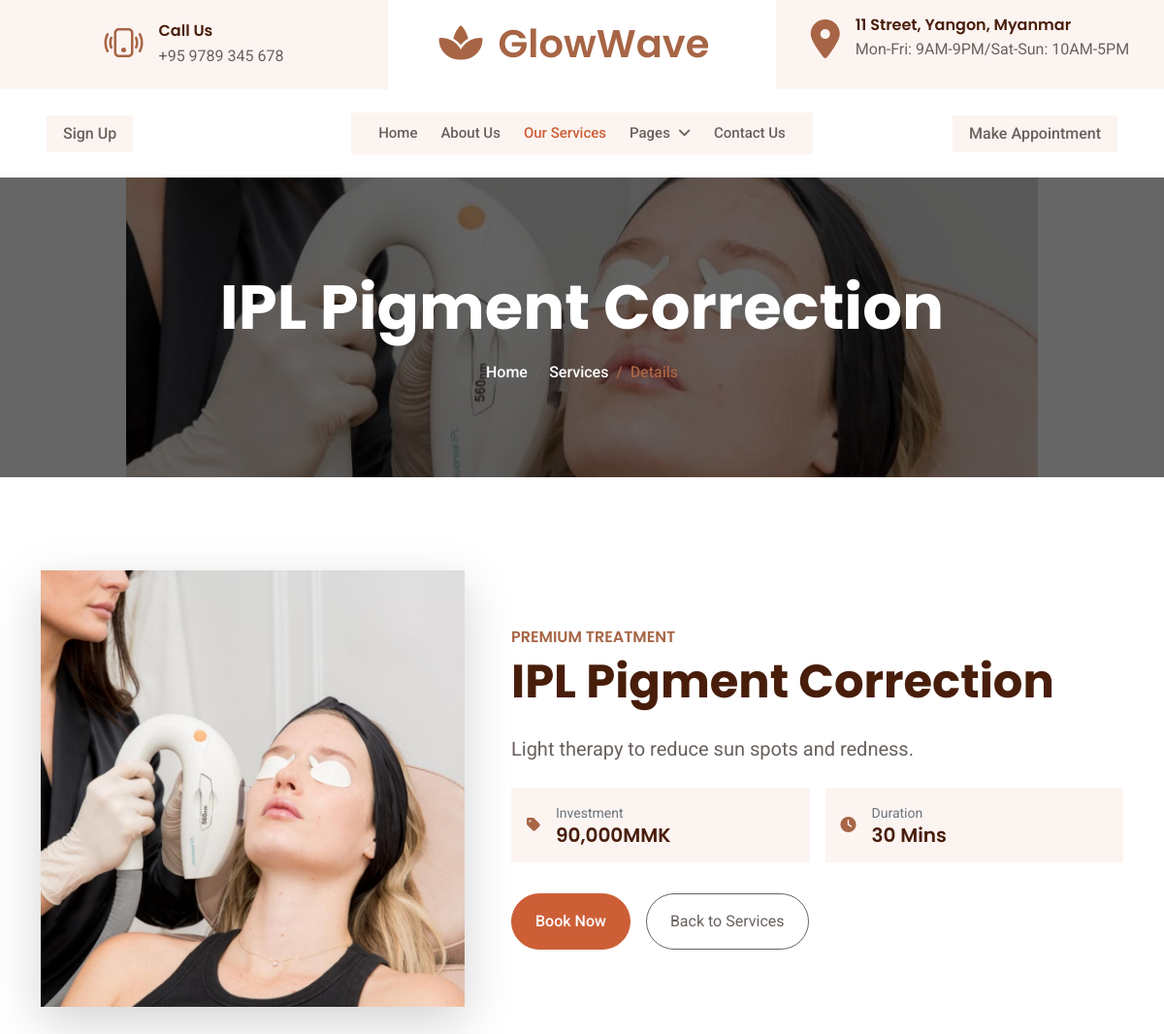
Page /pages/service-details.php?id=6 on the committed database.
### tables this page shows
CREATE TABLE `treatment` (
  `treatmentID` int(11) NOT NULL,
  `treatmentName` varchar(150) NOT NULL,
  `categoryID` int(11) NOT NULL,
  `price` decimal(10,2) NOT NULL,
  `duration` varchar(50) NOT NULL,
  `description` text DEFAULT NULL,
  `image` varchar(255) DEFAULT NULL
);

### pages/service-details.php (the view, shortened to what this page needs)
<?php
include("connect.php");
if (isset($_GET['id'])) {
    $tID = mysqli_real_escape_string($connect, $_GET['id']);
    $today = date('Y-m-d');
    $sql = "SELECT t.*, MAX(p.discountRate) as discountRate
            FROM treatment t
            LEFT JOIN promotion_treatments pt ON t.treatmentID = pt.treatmentID
            LEFT JOIN promotion p ON pt.promotionID = p.promotionID
                 AND '$today' BETWEEN p.startDate AND p.endDate
            WHERE t.treatmentID = '$tID'
            GROUP BY t.treatmentID";
    $res = mysqli_query($connect, $sql);
    if (mysqli_num_rows($res) > 0) {
        $row = mysqli_fetch_assoc($res);
        $nameArr = $row['treatmentName'];
        $originalPrice = $row['price'];
        $time = $row['duration'];
        $desc = $row['description'];
        $img = $row['image'];
        $discount = $row['discountRate'];
        $hasPromo = !empty($discount);
        $finalPrice = $hasPromo ? ($originalPrice - ($originalPrice * ($discount / 100))) : $originalPrice;
    } else {
        header("Location: service.php");
        exit();
    }
} else {
    header("Location: service.php");
    exit();
}
?>
<!DOCTYPE html>
<html lang="en">
<head>
    <link href="https://cdnjs.cloudflare.com/ajax/libs/font-awesome/6.5.1/css/all.min.css" rel="stylesheet">
    <link href="https://cdn.jsdelivr.net/npm/bootstrap-icons@1.4.1/font/bootstrap-icons.css" rel="stylesheet">
    <link href="lib/animate/animate.min.css" rel="stylesheet">
    <link href="lib/owlcarousel/assets/owl.carousel.min.css" rel="stylesheet">
    <link href="lib/tempusdominus/css/tempusdominus-bootstrap-4.min.css" rel="stylesheet" />
    <link href="css/bootstrap.min.css" rel="stylesheet">
    <link href="css/style.css" rel="stylesheet">
</head>
<body>
    <div class="container-fluid px-0 d-none d-lg-block">
        <div class="row gx-0">
            <div class="col-lg-4 text-center bg-light py-3">
                <div class="d-inline-flex align-items-center justify-content-center">
                    <i class="bi bi-phone-vibrate fs-1 text-primary me-3"></i>
                    <div class="text-start">
                        <h6 class="mb-1">Call Us</h6>
                        <span>+95 9789 345 678</span>
                    </div>
                </div>
            </div>
            <div class="col-lg-4 text-center bg-white border-inner py-3">
                <div class="d-inline-flex align-items-center justify-content-center">
                    <a href="index.php" class="navbar-brand">
                        <h1 class="m-0 text-primary"><i class="fa fa-spa fs-1 me-3"></i>GlowWave</h1>
                    </a>
                </div>
            </div>
            <div class="col-lg-4 text-center bg-light py-3">
                <div class="d-inline-flex align-items-center justify-content-center">
                    <i class="fa fa-map-marker-alt fs-1 text-primary me-3"></i>
                    <div class="text-start">
                        <h6 class="mb-1">11 Street, Yangon, Myanmar</h6>
                        <span>Mon-Fri: 9AM-9PM/Sat-Sun: 10AM-5PM</span>
                    </div>
                </div>
            </div>
        </div>
    </div>
    <nav class="navbar navbar-expand-lg bg-white navbar-light sticky-top py-4 px-4 px-lg-5">
        <div class='d-none d-lg-flex w-25'>
            <?php if(isset($_SESSION['clientName'])): ?>
                <a href='logout.php' class='btn btn-light px-3'>Log Out</a>
            <?php else: ?>
                <a href='user-sign-up.php' class='btn btn-light px-3'>Sign Up</a>
            <?php endif; ?>
        </div>
        <div class="collapse navbar-collapse" id="navbarCollapse">
            <div class="navbar-nav mx-auto bg-light py-3 py-lg-0 px-3">
                <a href="index.php" class="nav-item nav-link">Home</a>
                <a href="about.php" class="nav-item nav-link">About Us</a>
                <a href="service.php" class="nav-item nav-link active">Our Services</a>
                <div class="nav-item dropdown">
                    <a href="#" class="nav-link dropdown-toggle" data-bs-toggle="dropdown">Pages</a>
                </div>
                <a href="contact.html" class="nav-item nav-link">Contact Us</a>
            </div>
        </div>
        <div class="d-none d-lg-block w-25 text-end">
            <a href="appointment.php" class="btn btn-light px-3">Make Appointment</a>
        </div>
    </nav>
    <div class="container-fluid page-header py-5 mb-5 wow fadeIn" data-wow-delay="0.1s" style="background: linear-gradient(rgba(0,0,0,0.6), rgba(0,0,0,0.6)), url(<?php echo $img; ?>) center center no-repeat; background-size: cover;">
        <div class="container py-5 text-center">
            <h1 class="display-3 text-white mb-3 animated slideInDown"><?php echo htmlspecialchars($nameArr); ?></h1>
            <nav aria-label="breadcrumb">
                <ol class="breadcrumb justify-content-center bg-transparent mb-0">
                    <li class="breadcrumb-item"><a class="text-white" href="index.php">Home</a></li>
                    <li class="breadcrumb-item"><a class="text-white" href="service.php">Services</a></li>
                    <li class="breadcrumb-item text-primary active">Details</li>
                </ol>
            </nav>
        </div>
    </div>
    <div class="container-xxl py-5">
        <div class="container">
            <div class="row g-5 align-items-center">
                <div class="col-lg-5 wow fadeInUp" data-wow-delay="0.1s">
                    <div class="overflow-hidden rounded shadow-lg">
                        <img class="img-fluid w-100" src="<?php echo $img; ?>" alt="<?php echo htmlspecialchars($nameArr); ?>" style="height: 450px; object-fit: cover;">
                    </div>
                </div>
                <div class="col-lg-7 wow fadeInUp" data-wow-delay="0.3s">
                    <div class="h-100">
                        <h6 class="text-primary text-uppercase mb-2">Premium Treatment</h6>
                        <h1 class="display-5 mb-4"><?php echo htmlspecialchars($nameArr); ?></h1>
                        <p class="fs-5 mb-4 text-secondary" style="line-height: 1.6;">
                            <?php echo nl2br(htmlspecialchars($desc)); ?>
                        </p>
                        <div class="row g-3 mb-4">
                            <div class="col-sm-6">
                                <div class="bg-light rounded p-3 d-flex align-items-center">
                                    <i class="fa fa-tag text-primary me-3"></i>
                                    <div>
                                        <small class="d-block text-muted">Investment</small>
                                        <?php if($hasPromo): ?>
                                            <span class="price-old"><?php echo number_format($originalPrice); ?>MMK</span>
                                            <span class="price-new"><?php echo number_format($finalPrice); ?>MMK</span>
                                        <?php else: ?>
                                            <h5 class="mb-0"><?php echo number_format($originalPrice); ?>MMK</h5>
                                        <?php endif; ?>
                                    </div>
                                </div>
                            </div>
                            <div class="col-sm-6">
                                <div class="bg-light rounded p-3 d-flex align-items-center">
                                    <i class="fa fa-clock text-primary me-3"></i>
                                    <div>
                                        <small class="d-block text-muted">Duration</small>
                                        <h5 class="mb-0"><?php echo $time; ?> Mins</h5>
                                    </div>
                                </div>
                            </div>
                        </div>
                        <div class="d-flex gap-3 pt-2">
                            <a href="appointment.php?treatment=<?php echo $tID; ?>" class="btn btn-primary rounded-pill py-3 px-4">Book Now</a>
                            <a href="service.php" class="btn btn-outline-secondary rounded-pill py-3 px-4">Back to Services</a>
                        </div>
                    </div>
                </div>
            </div>
        </div>
    </div>
</body>
</html>

### pages/css/style.css (style rules this page uses)
.text-primary { color: #A76545 !important; }
.btn { transition: .5s; }
.btn.btn-primary, .btn.btn-outline-primary:hover, .btn.btn-dark, .btn.btn-outline-dark:hover { color: var(--bs-white); font-weight: 500; }
.navbar.sticky-top { top: -100px; transition: .5s; }
.navbar .navbar-nav .nav-link { margin: 0 12px; padding: 10px 0; color: var(--bs-secondery); font-size: 15px; font-weight: 500; outline: none; }
.navbar .navbar-nav .nav-link:hover, .navbar .navbar-nav .nav-link.active { color: var(--bs-primary); }
.navbar .dropdown-toggle::after { border: none; content: "\f107"; font-family: "Font Awesome 5 Free"; font-weight: 900; vertical-align: middle; margin-left: 8px; }
.navbar .btn-light { font-weight: 500; color: var(--bs-secondery); }
.page-header { background: url(../img/hero.jpg) center right no-repeat; background-size: cover; }
.page-header .breadcrumb-item, .page-header .breadcrumb-item a { font-weight: 500; }
.page-header .breadcrumb-item a, .page-header .breadcrumb-item+.breadcrumb-item::before { color: var(--bs-secondery) }
.page-header .breadcrumb-item a:hover, .page-header .breadcrumb-item.active { color: var(--bs-primary); }

### rows in the picture
treatment: image (picture), treatmentName "IPL Pigment Correction", description "Light therapy to reduce sun spots and redness.", price "90,000", duration "30"
